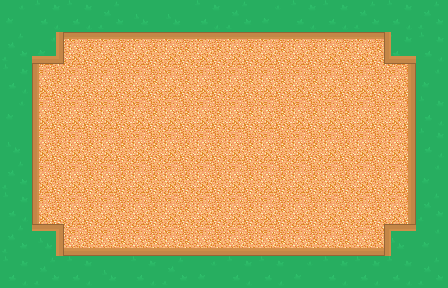

Tiled map render using the project's own tile images. Description and the map definition, with tile-layer contents summarised, below:
An orthogonal 14x9 tile map with 32x32 px tiles, 2 tile layers (background, decorations), 2 tilesets and 1 object (keyitem).

<map version="1.0" orientation="orthogonal" renderorder="right-down" width="14" height="9" tilewidth="32" tileheight="32" nextobjectid="2">
 <tileset firstgid="1" name="spritesheet-tiles" tilewidth="32" tileheight="32" spacing="5" tilecount="729" columns="27">
  <image source="../images/spritesheet-tiles.png" width="1024" height="1024" />
 </tileset>
 <tileset firstgid="730" name="objects" tilewidth="128" tileheight="128" tilecount="1" columns="0">
  <tile id="0">
   <image width="128" height="128" source="../images/swingset.png" />
  </tile>
 </tileset>
 <layer name="background" width="14" height="9">
  <data>[126 cells, 126 non-empty, 5 distinct tile ids]</data>
 </layer>
 <layer name="decorations" width="14" height="9">
  <data>[126 cells, 34 non-empty, 8 distinct tile ids]</data>
 </layer>
 <objectgroup name="objects">
  <object id="1" name="keyitem" type="keyitem" gid="730" x="160" y="168" width="128" height="128" />
 </objectgroup>
</map>
